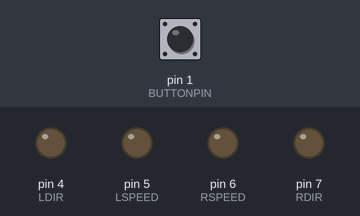
A sketch run on a simulated Arduino Uno, built with avr-gcc and run on an emulated ATmega328P. On the bench: output pins drawn as LEDs (lit = HIGH). Inputs (shaded band) come from the test bench; at power-on: pin 1 (BUTTONPIN) HIGH.

Above: at 0.8 s.
0.9 s: pin 1 (BUTTONPIN) pulled LOW for 0.15 s
At 2.0 s:
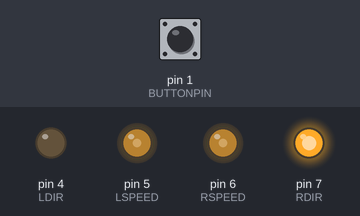
At 5.5 s:
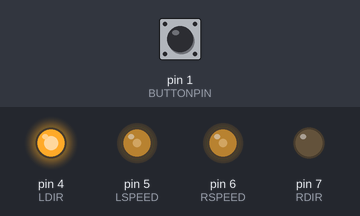
Timing chart, 0 to 11.6 s (numbered marks = the images above; inputs shaded):
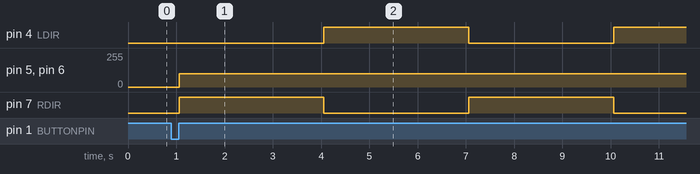

The sketch:

module_2.ino
```cpp
#define RSPEED 6
#define RDIR 7
#define LSPEED  5
#define LDIR 4
#define BUTTONPIN 1

void setup() {
  // put your setup code here, to run once:
  pinMode(RSPEED, OUTPUT);
  pinMode(RDIR, OUTPUT);
  pinMode(LSPEED, OUTPUT);
  pinMode(LDIR, OUTPUT);
  analogWrite(RSPEED, 0);
  analogWrite(LSPEED, 0);

  while(1) {
    if (digitalRead(BUTTONPIN) == LOW) {
      break;
    }
  }
  while(1) {
    if (digitalRead(BUTTONPIN) == HIGH) {
      delay(10);
      if (digitalRead(BUTTONPIN) == HIGH) {
        break;
      }
    }
  }
}

void loop() {
  // put your main code here, to run repeatedly:
  digitalWrite(RDIR, HIGH);
  digitalWrite(LDIR, LOW);
  //

  analogWrite(RSPEED, 100);
  analogWrite(LSPEED, 100);

  delay(3000);
  digitalWrite(LDIR, HIGH);
  digitalWrite(RDIR, LOW);

  delay(3000);
  digitalWrite(RDIR, HIGH);
  digitalWrite(LDIR, LOW);

}
```

Measured:
- after the input at 0.9 s, pin 4 (LDIR): LOW → HIGH after 3.2 s, → LOW 3.0 s later, → HIGH 3.0 s later; pin 5 (LSPEED), pin 6 (RSPEED): 0/255 → 100/255 after 0.16 s; pin 7 (RDIR): alternates HIGH for 3.0 s and LOW for 3.0 s, starting after 0.16 s
